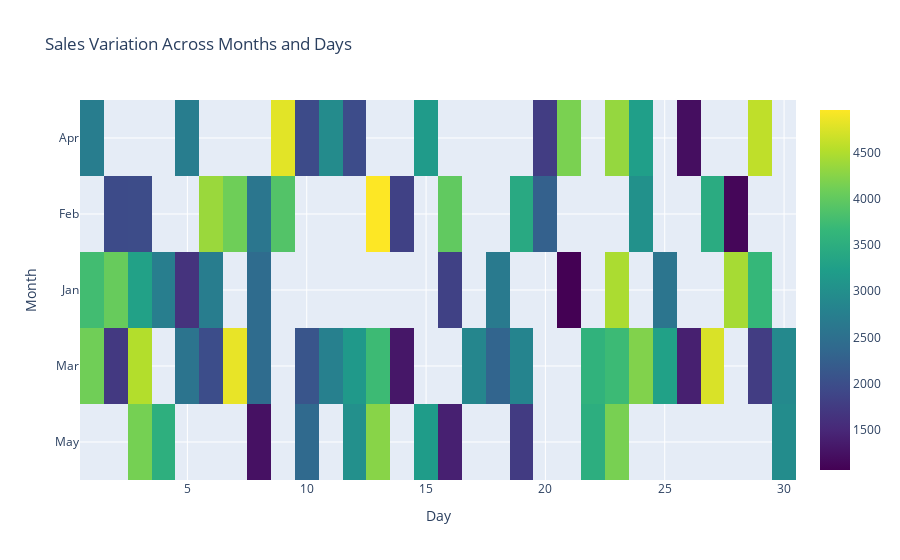

Notebook source saved alongside this figure:
### Code cell
# Create the heatmap using Plotly Express
fig = px.imshow(df.pivot_table(index='Month', columns='Day', values='Sales'),
                 color_continuous_scale='Viridis',
                 title='Sales Variation Across Months and Days')
fig.show()

### Figure 1 — Plotly figure (JSON) as saved in the notebook; plotly's stock layout.template omitted (floating-point values rounded to 4 significant figures; data arrays with more than 128 entries replaced by an {"elided": "..."} marker saying what was removed)
{"data": [{"coloraxis": "coloraxis", "hovertemplate": "Day: %{x}<br>Month: %{y}<br>color: %{z}<extra></extra>", "name": "0", "type": "heatmap", "x": [1, 2, 3, 4, 5, 6, 7, 8, 9, 10, 11, 12, 13, 14, 15, 16, 17, 18, 19, 20, 21, 22, 23, 24, 25, 26, 27, 28, 29, 30], "xaxis": "x", "y": ["Apr", "Feb", "Jan", "Mar", "May"], "yaxis": "y", "z": {"elided": "5x30 float values"}}], "layout": {"coloraxis": {"colorscale": [[0, "#440154"], [0.1111, "#482878"], [0.2222, "#3e4989"], [0.3333, "#31688e"], [0.4444, "#26828e"], [0.5556, "#1f9e89"], [0.6667, "#35b779"], [0.7778, "#6ece58"], [0.8889, "#b5de2b"], [1, "#fde725"]]}, "title": {"text": "Sales Variation Across Months and Days"}, "xaxis": {"anchor": "y", "constrain": "domain", "domain": [0, 1], "scaleanchor": "y", "title": {"text": "Day"}}, "yaxis": {"anchor": "x", "autorange": "reversed", "constrain": "domain", "domain": [0, 1], "title": {"text": "Month"}}}}
